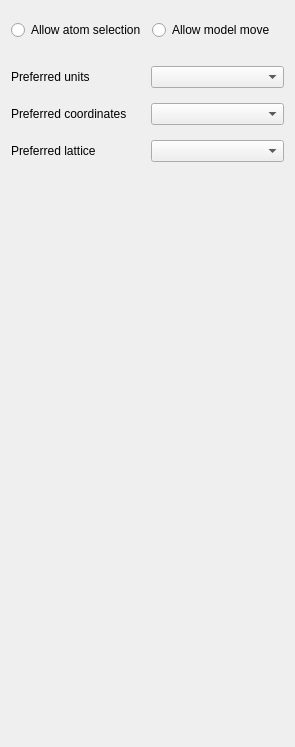
      <widget class="QWidget" name="FormTabSettings">
       <attribute name="title">
        <string>Settings</string>
       </attribute>
       <layout class="QVBoxLayout" name="verticalLayout_3">
        <item>
         <widget class="QFrame" name="frame_108">
          <property name="enabled">
           <bool>true</bool>
          </property>
          <property name="minimumSize">
           <size>
            <width>0</width>
            <height>0</height>
           </size>
          </property>
          <property name="frameShape">
           <enum>QFrame::NoFrame</enum>
          </property>
          <property name="frameShadow">
           <enum>QFrame::Raised</enum>
          </property>
          <layout class="QHBoxLayout" name="horizontalLayout_111">
           <property name="leftMargin">
            <number>0</number>
           </property>
           <item>
            <widget class="QRadioButton" name="FormSettingsViewCheckAtomSelection">
             <property name="enabled">
              <bool>true</bool>
             </property>
             <property name="text">
              <string>Allow atom selection</string>
             </property>
            </widget>
           </item>
           <item>
            <widget class="QRadioButton" name="FormSettingsViewCheckModelMove">
             <property name="text">
              <string>Allow model move</string>
             </property>
            </widget>
           </item>
          </layout>
         </widget>
        </item>
        <item>
         <widget class="QFrame" name="frame_122">
          <property name="frameShape">
           <enum>QFrame::NoFrame</enum>
          </property>
          <property name="frameShadow">
           <enum>QFrame::Raised</enum>
          </property>
          <layout class="QHBoxLayout" name="horizontalLayout_127">
           <property name="leftMargin">
            <number>0</number>
           </property>
           <property name="topMargin">
            <number>11</number>
           </property>
           <property name="rightMargin">
            <number>0</number>
           </property>
           <property name="bottomMargin">
            <number>0</number>
           </property>
           <item>
            <widget class="QLabel" name="label_92">
             <property name="text">
              <string>Preferred units</string>
             </property>
            </widget>
           </item>
           <item>
            <widget class="QComboBox" name="FormSettingsPreferredUnits">
             <property name="editable">
              <bool>false</bool>
             </property>
             <property name="currentText">
              <string/>
             </property>
            </widget>
           </item>
          </layout>
         </widget>
        </item>
        <item>
         <widget class="QFrame" name="frame_151">
          <property name="frameShape">
           <enum>QFrame::NoFrame</enum>
          </property>
          <property name="frameShadow">
           <enum>QFrame::Raised</enum>
          </property>
          <layout class="QHBoxLayout" name="horizontalLayout_164">
           <property name="leftMargin">
            <number>0</number>
           </property>
           <property name="rightMargin">
            <number>0</number>
           </property>
           <item>
            <widget class="QLabel" name="label_49">
             <property name="frameShape">
              <enum>QFrame::NoFrame</enum>
             </property>
             <property name="text">
              <string>Preferred coordinates</string>
             </property>
            </widget>
           </item>
           <item>
            <widget class="QComboBox" name="FormSettingsPreferredCoordinates">
             <property name="editable">
              <bool>false</bool>
             </property>
             <property name="currentText">
              <string/>
             </property>
            </widget>
           </item>
          </layout>
         </widget>
        </item>
        <item>
         <widget class="QFrame" name="frame_85">
          <property name="frameShape">
           <enum>QFrame::NoFrame</enum>
          </property>
          <property name="frameShadow">
           <enum>QFrame::Raised</enum>
          </property>
          <layout class="QHBoxLayout" name="horizontalLayout_85">
           <property name="leftMargin">
            <number>0</number>
           </property>
           <property name="topMargin">
            <number>0</number>
           </property>
           <property name="rightMargin">
            <number>0</number>
           </property>
           <property name="bottomMargin">
            <number>0</number>
           </property>
           <item>
            <widget class="QLabel" name="label_50">
             <property name="text">
              <string>Preferred lattice</string>
             </property>
            </widget>
           </item>
           <item>
            <widget class="QComboBox" name="FormSettingsPreferredLattice">
             <property name="editable">
              <bool>false</bool>
             </property>
             <property name="currentText">
              <string/>
             </property>
            </widget>
           </item>
          </layout>
         </widget>
        </item>
        <item>
         <widget class="QFrame" name="frame_80">
          <property name="frameShape">
           <enum>QFrame::NoFrame</enum>
          </property>
          <property name="frameShadow">
           <enum>QFrame::Raised</enum>
          </property>
          <layout class="QHBoxLayout" name="horizontalLayout_84">
           <property name="leftMargin">
            <number>0</number>
           </property>
           <property name="topMargin">
            <number>0</number>
           </property>
           <property name="rightMargin">
            <number>0</number>
           </property>
           <property name="bottomMargin">
            <number>0</number>
           </property>
          </layout>
         </widget>
        </item>
        <item>
         <spacer name="verticalSpacer_18">
          <property name="orientation">
           <enum>Qt::Vertical</enum>
          </property>
          <property name="sizeHint" stdset="0">
           <size>
            <width>20</width>
            <height>568</height>
           </size>
          </property>
         </spacer>
        </item>
       </layout>
      </widget>
